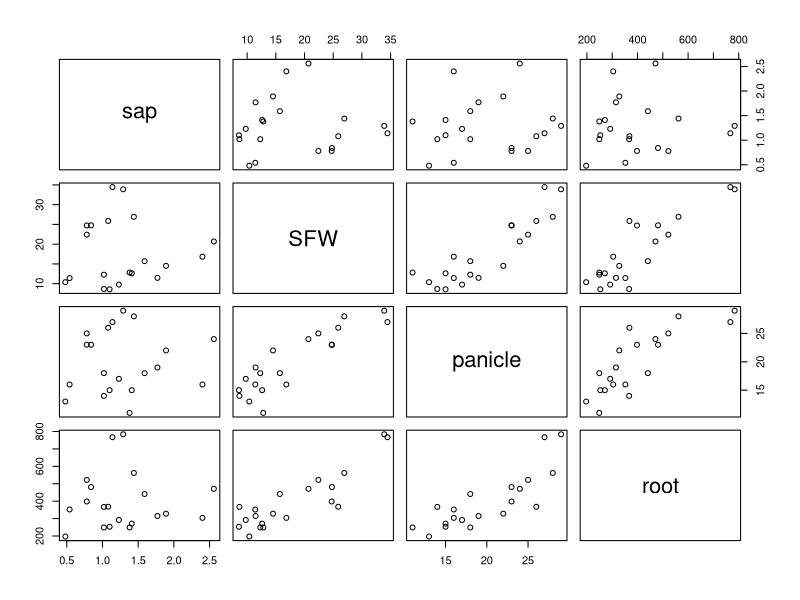
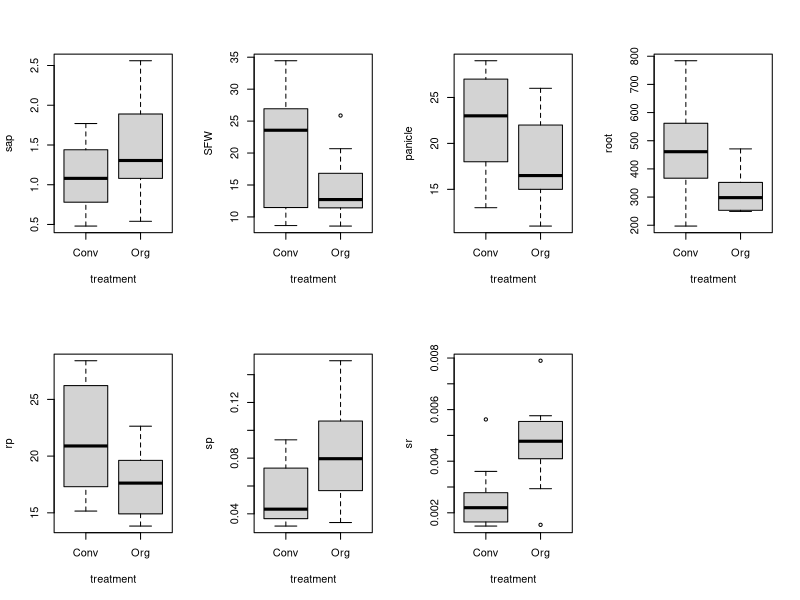

These figures' R source, in order:
# データの読み込みと整理
d<-read.table("dataset.txt", header=T)
d2<-d[c(-4,-11),] #出液とSFWが著しく大きい値のものを外れ値として除外

# 分散分析
summary(aov(sap~treatment,d2))
summary(aov(SFW~treatment,d2))
summary(aov(panicle~treatment,d2))
summary(aov(root~treatment,d2))
## 新鮮重: 10%水準で，慣行>有機，節根数：5%水準で慣行>有機
## これらを栽培方法との関係から考察．あるいは有意差なしの考察(をしないと出液速度に触れられない？)

# 相関のチェック
plot(d2[,2:5])
cor(d2[,2:5])
## 新鮮重，茎数，節根数の相関高い
## これらの考察

# データから指標算出
root_per_panicle<-d2$root/d2$panicle #茎数あたりの節根数
sap_per_panicle<-d2$sap/d2$panicle #茎数あたりの出液速度
sap_per_root<-d2$sap/d2$root #根数あたりの出液速度
d2<-data.frame(d2,rp=root_per_panicle, sp=sap_per_panicle, sr=sap_per_root) #データ追加

 # 分散分析
summary(aov(rp~treatment,d2))
summary(aov(sp~treatment,d2))
summary(aov(sr~treatment,d2))
## 茎数あたりの節根数: 5%水準で慣行>有機
## 茎数あたりの出液速度: 5%水準で慣行<有機
## 根数あたりの出液速度: 1%水準で慣行<有機
## この関係を栽培方法との関係から考察

## 図表は箱ひげ図，棒グラフ，相関図等がわかりやすく表記され適切に言及されている

par(mfrow=c(2,4))
boxplot(sap~treatment,d2)
boxplot(SFW~treatment,d2)
boxplot(panicle~treatment,d2)
boxplot(root~treatment,d2)
boxplot(rp~treatment,d2)
boxplot(sp~treatment,d2)
boxplot(sr~treatment,d2)
